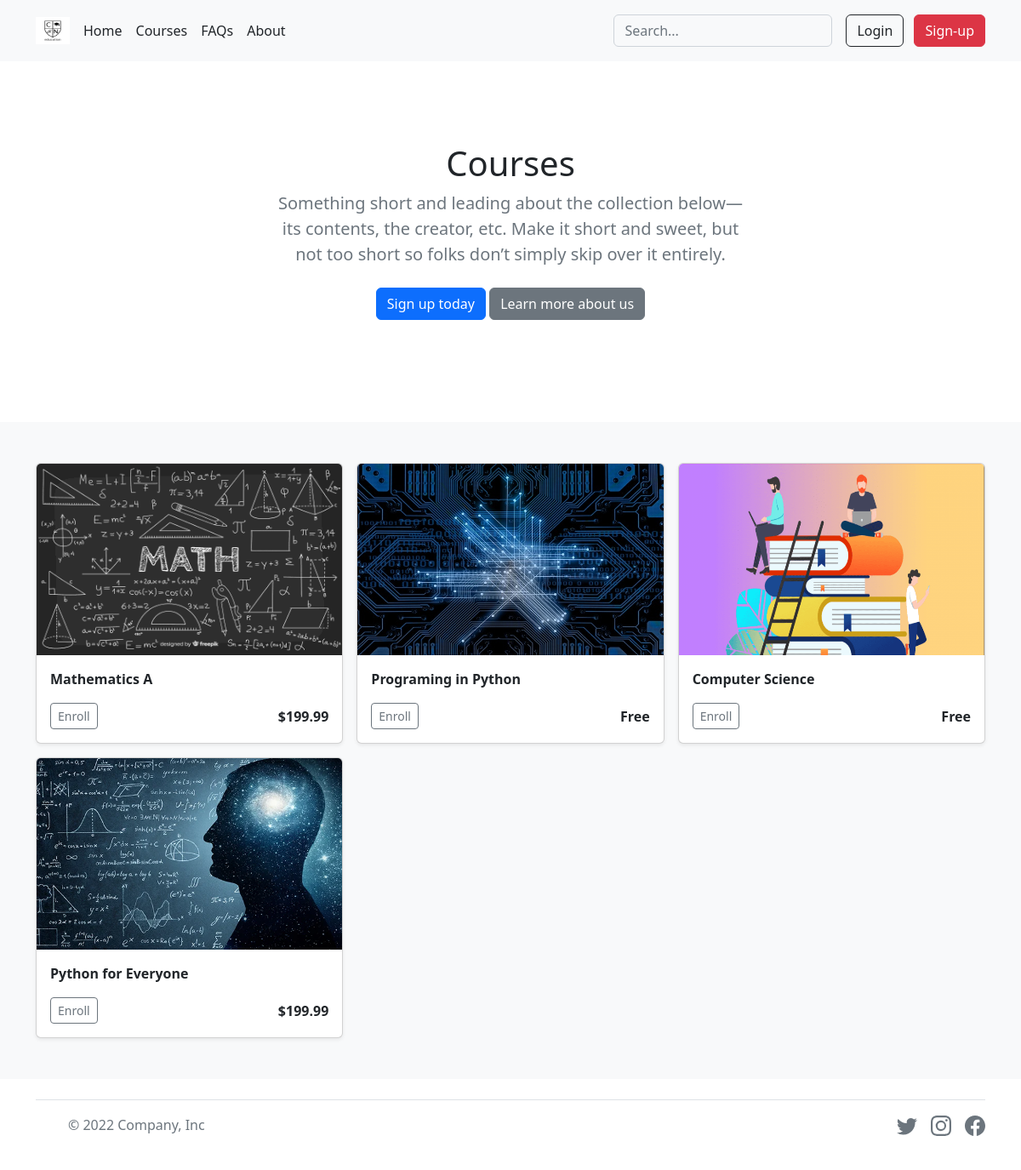
Screenshot of /courses with the database file from the repository.
### tables this page shows
CREATE TABLE 'courses' (id INTEGER PRIMARY KEY AUTOINCREMENT NOT NULL,'price' NUMERIC NOT NULL, name TEXT NOT NULL);

### app.py (the view)
@app.route("/courses")
def courses():
    session["cart"] = []
    courses = db.execute("SELECT * FROM courses")
    return render_template("courses.html", ids = courses)

### app.py (called while the page is built)
@app.after_request
def after_request(response):
    response.headers["Cache-Control"] = "no-cache, no-store, must-revalidate"
    response.headers["Expires"] = 0
    response.headers["Pragma"] = "no-cache"
    return response

### templates/courses.html (shortened to what this page needs)
{% extends "layout.html" %}
{% block main %}
{% if not session["user_id"] %}
<section class="py-5 text-center container">
    <div class="row py-lg-5">
      <div class="col-lg-6 col-md-8 mx-auto">
        <h1 class="fw-light">Courses</h1>
        <p class="lead text-muted">Something short and leading about the collection below—its contents, the creator, etc. Make it short and sweet, but not too short so folks don’t simply skip over it entirely.</p>
        <p>
          <a href="/signup" class="btn btn-primary my-2">Sign up today</a>
          <a href="/about" class="btn btn-secondary my-2">Learn more about us</a>
        </p>
      </div>
    </div>
  </section>
{% endif %}
  <div class="album py-5 bg-light">
    <div class="container">
      <div class="row row-cols-1 row-cols-sm-2 row-cols-md-3 g-3">
        {% for id in ids %}
        <form action="/info" method="get">
        <div class="col">
          <div class="card shadow-sm">
            <img src="../static/images/courses/{{ id.id }}.png" class="bd-placeholder-img card-img-top" width="100%" height="225" alt="...">
            <div class="card-body">
              <p class="card-text fw-bold">{{ id.name }}</p>
              <div class="d-flex justify-content-between align-items-center">
                <div class="btn-group">
                  <button class="btn btn-sm btn-outline-secondary" id="id" name="id" value="{{ id.id }}">Enroll</a>
                </div>
                <small class="fs-6 fw-semibold">{% if id.price == 0 %}Free{% else %}${{ id.price }}{% endif %}</small>
              </div>
            </div>
          </div>
        </div>
      </form>
        {% endfor %}
      </div>
    </div>
  </div>
{% endblock %}

### rows the page displays
courses: shows a picture, name "Mathematics A", {{ id.id }} 1 (drawn), price "199.99"
courses: shows a picture, name "Programing in Python", {{ id.id }} 2 (drawn), price "Free"
courses: shows a picture, name "Computer Science", {{ id.id }} 3 (drawn), price "Free"
courses: shows a picture, name "Python for Everyone", {{ id.id }} 4 (drawn), price "199.99"
